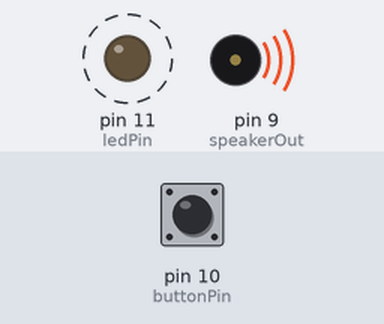
The sketch below on a simulated Arduino Uno, built with avr-gcc and run on an emulated ATmega328P. On the bench: output pins drawn as LEDs (lit = HIGH), buzzer (waves = sounding). Dashed ring = blinking. The inputs (shaded band) are chosen by the test bench; at power-on: pin 10 (buttonPin) HIGH. Random numbers use the default seed unless the sketch sets one.

Above: at 1.8 s.
1.9 s: pin 10 (buttonPin) pulled LOW for 0.4 s
At 11.5 s:
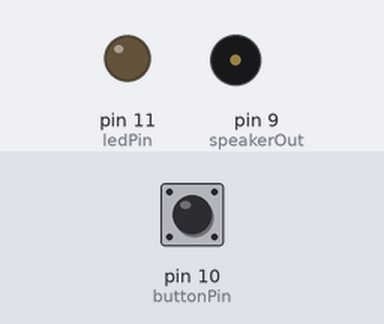
Timing chart, 0 to 12.3 s (numbered marks = the images above; inputs shaded):
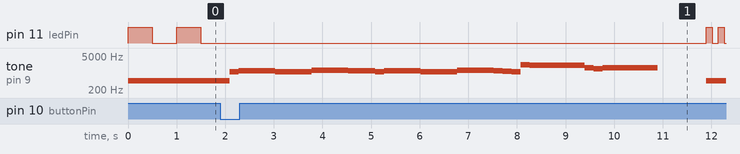

Measured:
- after the input at 1.9 s, tone on pin 9 (speakerOut): plays 1109 Hz for 0.19 s, 1245 Hz for 0.75 s, 1109 Hz for 0.75 s, 1319 Hz for 0.75 s, 1245 Hz for 0.56 s, 1109 Hz for 0.19 s … (18 notes in this stretch), starting after 0.19 s

The sketch:

PodFunctions.ino
```cpp
/*
Global Variables
*/

int panicCounter;

int DELAY_TIME = 500;
int buttonState = 1;

int ledPin = 11;
int buttonPin = 10;
int speakerOut = 9;

#include <Tone.h>
Tone tone1;

/**
  Function: blinkTime(int delayms, int ledPin)
  Turns an LED on and off for a given delay time.
  Returns: void
*/

// PLAY TONE  ==============================================

#define OCTAVE_OFFSET 0

int notes[] = { 0,
NOTE_C4, NOTE_CS4, NOTE_D4, NOTE_DS4, NOTE_E4, NOTE_F4, NOTE_FS4, NOTE_G4, NOTE_GS4, NOTE_A4, NOTE_AS4, NOTE_B4,
NOTE_C5, NOTE_CS5, NOTE_D5, NOTE_DS5, NOTE_E5, NOTE_F5, NOTE_FS5, NOTE_G5, NOTE_GS5, NOTE_A5, NOTE_AS5, NOTE_B5,
NOTE_C6, NOTE_CS6, NOTE_D6, NOTE_DS6, NOTE_E6, NOTE_F6, NOTE_FS6, NOTE_G6, NOTE_GS6, NOTE_A6, NOTE_AS6, NOTE_B6,
NOTE_C7, NOTE_CS7, NOTE_D7, NOTE_DS7, NOTE_E7, NOTE_F7, NOTE_FS7, NOTE_G7, NOTE_GS7, NOTE_A7, NOTE_AS7, NOTE_B7
};

#define NUM_SONGS 6

char *songs[] = {
"The Simpsons:d=4,o=5,b=160:c.6,e6,f#6,8a6,g.6,e6,c6,8a,8f#,8f#,8f#,2g,8p,8p,8f#,8f#,8f#,8g,a#.,8c6,8c6,8c6,c6",
//"Indiana:d=4,o=5,b=250:e,8p,8f,8g,8p,1c6,8p.,d,8p,8e,1f,p.,g,8p,8a,8b,8p,1f6,p,a,8p,8b,2c6,2d6,2e6,e,8p,8f,8g,8p,1c6,p,d6,8p,8e6,1f.6,g,8p,8g,e.6,8p,d6,8p,8g,e.6,8p,d6,8p,8g,f.6,8p,e6,8p,8d6,2c6",
//"TakeOnMe:d=4,o=4,b=160:8f#5,8f#5,8f#5,8d5,8p,8b,8p,8e5,8p,8e5,8p,8e5,8g#5,8g#5,8a5,8b5,8a5,8a5,8a5,8e5,8p,8d5,8p,8f#5,8p,8f#5,8p,8f#5,8e5,8e5,8f#5,8e5,8f#5,8f#5,8f#5,8d5,8p,8b,8p,8e5,8p,8e5,8p,8e5,8g#5,8g#5,8a5,8b5,8a5,8a5,8a5,8e5,8p,8d5,8p,8f#5,8p,8f#5,8p,8f#5,8e5,8e5",
//"Entertainer:d=4,o=5,b=140:8d,8d#,8e,c6,8e,c6,8e,2c.6,8c6,8d6,8d#6,8e6,8c6,8d6,e6,8b,d6,2c6,p,8d,8d#,8e,c6,8e,c6,8e,2c.6,8p,8a,8g,8f#,8a,8c6,e6,8d6,8c6,8a,2d6",
//"Muppets:d=4,o=5,b=250:c6,c6,a,b,8a,b,g,p,c6,c6,a,8b,8a,8p,g.,p,e,e,g,f,8e,f,8c6,8c,8d,e,8e,8e,8p,8e,g,2p,c6,c6,a,b,8a,b,g,p,c6,c6,a,8b,a,g.,p,e,e,g,f,8e,f,8c6,8c,8d,e,8e,d,8d,c",
"Xfiles:d=4,o=5,b=125:e,b,a,b,d6,2b.,1p,e,b,a,b,e6,2b.,1p,g6,f#6,e6,d6,e6,2b.,1p,g6,f#6,e6,d6,f#6,2b.,1p,e,b,a,b,d6,2b.,1p,e,b,a,b,e6,2b.,1p,e6,2b.",
//"Looney:d=4,o=5,b=140:32p,c6,8f6,8e6,8d6,8c6,a.,8c6,8f6,8e6,8d6,8d#6,e.6,8e6,8e6,8c6,8d6,8c6,8e6,8c6,8d6,8a,8c6,8g,8a#,8a,8f",
//"20thCenFox:d=16,o=5,b=140:b,8p,b,b,2b,p,c6,32p,b,32p,c6,32p,b,32p,c6,32p,b,8p,b,b,b,32p,b,32p,b,32p,b,32p,b,32p,b,32p,b,32p,g#,32p,a,32p,b,8p,b,b,2b,4p,8e,8g#,8b,1c#6,8f#,8a,8c#6,1e6,8a,8c#6,8e6,1e6,8b,8g#,8a,2b",
"Bond:d=4,o=5,b=80:32p,16c#6,32d#6,32d#6,16d#6,8d#6,16c#6,16c#6,16c#6,16c#6,32e6,32e6,16e6,8e6,16d#6,16d#6,16d#6,16c#6,32d#6,32d#6,16d#6,8d#6,16c#6,16c#6,16c#6,16c#6,32e6,32e6,16e6,8e6,16d#6,16d6,16c#6,16c#7,c.7,16g#6,16f#6,g#.6",
//"MASH:d=8,o=5,b=140:4a,4g,f#,g,p,f#,p,g,p,f#,p,2e.,p,f#,e,4f#,e,f#,p,e,p,4d.,p,f#,4e,d,e,p,d,p,e,p,d,p,2c#.,p,d,c#,4d,c#,d,p,e,p,4f#,p,a,p,4b,a,b,p,a,p,b,p,2a.,4p,a,b,a,4b,a,b,p,2a.,a,4f#,a,b,p,d6,p,4e.6,d6,b,p,a,p,2b",
"StarWars:d=4,o=5,b=45:32p,32f#,32f#,32f#,8b.,8f#.6,32e6,32d#6,32c#6,8b.6,16f#.6,32e6,32d#6,32c#6,8b.6,16f#.6,32e6,32d#6,32e6,8c#.6,32f#,32f#,32f#,8b.,8f#.6,32e6,32d#6,32c#6,8b.6,16f#.6,32e6,32d#6,32c#6,8b.6,16f#.6,32e6,32d#6,32e6,8c#6",
//"GoodBad:d=4,o=5,b=56:32p,32a#,32d#6,32a#,32d#6,8a#.,16f#.,16g#.,d#,32a#,32d#6,32a#,32d#6,8a#.,16f#.,16g#.,c#6,32a#,32d#6,32a#,32d#6,8a#.,16f#.,32f.,32d#.,c#,32a#,32d#6,32a#,32d#6,8a#.,16g#.,d#",
//"TopGun:d=4,o=4,b=31:32p,16c#,16g#,16g#,32f#,32f,32f#,32f,16d#,16d#,32c#,32d#,16f,32d#,32f,16f#,32f,32c#,16f,d#,16c#,16g#,16g#,32f#,32f,32f#,32f,16d#,16d#,32c#,32d#,16f,32d#,32f,16f#,32f,32c#,g#",
//"A-Team:d=8,o=5,b=125:4d#6,a#,2d#6,16p,g#,4a#,4d#.,p,16g,16a#,d#6,a#,f6,2d#6,16p,c#.6,16c6,16a#,g#.,2a#",
//"Flinstones:d=4,o=5,b=40:32p,16f6,16a#,16a#6,32g6,16f6,16a#.,16f6,32d#6,32d6,32d6,32d#6,32f6,16a#,16c6,d6,16f6,16a#.,16a#6,32g6,16f6,16a#.,32f6,32f6,32d#6,32d6,32d6,32d#6,32f6,16a#,16c6,a#,16a6,16d.6,16a#6,32a6,32a6,32g6,32f#6,32a6,8g6,16g6,16c.6,32a6,32a6,32g6,32g6,32f6,32e6,32g6,8f6,16f6,16a#.,16a#6,32g6,16f6,16a#.,16f6,32d#6,32d6,32d6,32d#6,32f6,16a#,16c.6,32d6,32d#6,32f6,16a#,16c.6,32d6,32d#6,32f6,16a#6,16c7,8a#.6",
//"Jeopardy:d=4,o=6,b=125:c,f,c,f5,c,f,2c,c,f,c,f,a.,8g,8f,8e,8d,8c#,c,f,c,f5,c,f,2c,f.,8d,c,a#5,a5,g5,f5,p,d#,g#,d#,g#5,d#,g#,2d#,d#,g#,d#,g#,c.7,8a#,8g#,8g,8f,8e,d#,g#,d#,g#5,d#,g#,2d#,g#.,8f,d#,c#,c,p,a#5,p,g#.5,d#,g#",
//"Gadget:d=16,o=5,b=50:32d#,32f,32f#,32g#,a#,f#,a,f,g#,f#,32d#,32f,32f#,32g#,a#,d#6,4d6,32d#,32f,32f#,32g#,a#,f#,a,f,g#,f#,8d#",
//"Smurfs:d=32,o=5,b=200:4c#6,16p,4f#6,p,16c#6,p,8d#6,p,8b,p,4g#,16p,4c#6,p,16a#,p,8f#,p,8a#,p,4g#,4p,g#,p,a#,p,b,p,c6,p,4c#6,16p,4f#6,p,16c#6,p,8d#6,p,8b,p,4g#,16p,4c#6,p,16a#,p,8b,p,8f,p,4f#",
//"MahnaMahna:d=16,o=6,b=125:c#,c.,b5,8a#.5,8f.,4g#,a#,g.,4d#,8p,c#,c.,b5,8a#.5,8f.,g#.,8a#.,4g,8p,c#,c.,b5,8a#.5,8f.,4g#,f,g.,8d#.,f,g.,8d#.,f,8g,8d#.,f,8g,d#,8c,a#5,8d#.,8d#.,4d#,8d#.",
//"LeisureSuit:d=16,o=6,b=56:f.5,f#.5,g.5,g#5,32a#5,f5,g#.5,a#.5,32f5,g#5,32a#5,g#5,8c#.,a#5,32c#,a5,a#.5,c#.,32a5,a#5,32c#,d#,8e,c#.,f.,f.,f.,f.,f,32e,d#,8d,a#.5,e,32f,e,32f,c#,d#.,c#",
"MissionImp:d=16,o=6,b=95:32d,32d#,32d,32d#,32d,32d#,32d,32d#,32d,32d,32d#,32e,32f,32f#,32g,g,8p,g,8p,a#,p,c7,p,g,8p,g,8p,f,p,f#,p,g,8p,g,8p,a#,p,c7,p,g,8p,g,8p,f,p,f#,p,a#,g,2d,32p,a#,g,2c#,32p,a#,g,2c,a#5,8c,2p,32p,a#5,g5,2f#,32p,a#5,g5,2f,32p,a#5,g5,2e,d#,8d",
"smb:d=4,o=5,b=100:16e6,16e6,32p,8e6,16c6,8e6,8g6,8p,8g,8p,8c6,16p,8g,16p,8e,16p,8a,8b,16a#,8a,16g.,16e6,16g6,8a6,16f6,8g6,8e6,16c6,16d6,8b,16p,8c6,16p,8g,16p,8e,16p,8a,8b,16a#,8a,16g.,16e6,16g6,8a6,16f6,8g6,8e6,16c6,16d6,8b,8p,16g6,16f#6,16f6,16d#6,16p,16e6,16p,16g#,16a,16c6,16p,16a,16c6,16d6,8p,16g6,16f#6,16f6,16d#6,16p,16e6,16p,16c7,16p,16c7,16c7,p,16g6,16f#6,16f6,16d#6,16p,16e6,16p,16g#,16a,16c6,16p,16a,16c6,16d6,8p,16d#6,8p,16d6,8p,16c6",
};

#define isdigit(n) (n >= '0' && n <= '9')

void play_rtttl(char *p)
{
  // Absolutely no error checking in here

  byte default_dur = 4;
  byte default_oct = 6;
  int bpm = 63;
  int num;
  long wholenote;
  long duration;
  byte note;
  byte scale;

  // format: d=N,o=N,b=NNN:
  // find the start (skip name, etc)

  while(*p != ':') p++;    // ignore name
  p++;                     // skip ':'

  // get default duration
  if(*p == 'd')
  {
    p++; p++;              // skip "d="
    num = 0;
    while(isdigit(*p))
    {
      num = (num * 10) + (*p++ - '0');
    }
    if(num > 0) default_dur = num;
    p++;                   // skip comma
  }

  // get default octave
  if(*p == 'o')
  {
    p++; p++;              // skip "o="
    num = *p++ - '0';
    if(num >= 3 && num <=7) default_oct = num;
    p++;                   // skip comma
  }

  // get BPM
  if(*p == 'b')
  {
    p++; p++;              // skip "b="
    num = 0;
    while(isdigit(*p))
    {
      num = (num * 10) + (*p++ - '0');
    }
    bpm = num;
    p++;                   // skip colon
  }

  // BPM usually expresses the number of quarter notes per minute
  wholenote = (60 * 1000L / bpm) * 4;  // this is the time for whole note (in milliseconds)

  // now begin note loop
  while(*p)
  {
    // first, get note duration, if available
    num = 0;
    while(isdigit(*p))
    {
      num = (num * 10) + (*p++ - '0');
    }

    if(num) duration = wholenote / num;
    else duration = wholenote / default_dur;  // we will need to check if we are a dotted note after

    // now get the note
    note = 0;

    switch(*p)
    {
      case 'c':
        note = 1;
        break;
      case 'd':
        note = 3;
        break;
      case 'e':
        note = 5;
        break;
      case 'f':
        note = 6;
        break;
      case 'g':
        note = 8;
        break;
      case 'a':
        note = 10;
        break;
      case 'b':
        note = 12;
        break;
      case 'p':
      default:
        note = 0;
    }
    p++;

    // now, get optional '#' sharp
    if(*p == '#')
    {
      note++;
      p++;
    }

    // now, get optional '.' dotted note
    if(*p == '.')
    {
      duration += duration/2;
      p++;
    }

    // now, get scale
    if(isdigit(*p))
    {
      scale = *p - '0';
      p++;
    }
    else
    {
      scale = default_oct;
    }

    scale += OCTAVE_OFFSET;

    if(*p == ',')
      p++;       // skip comma for next note (or we may be at the end)

    // now play the note

    if(note)
    {
      tone1.play(notes[(scale - 4) * 12 + note]);
      delay(duration);
      tone1.stop();
    }
    else
    {
      delay(duration);
    }
  }
}

void blinkTime(int delayms) {
  digitalWrite(ledPin, HIGH);
  analogWrite(speakerOut, 20);
  if (digitalRead(buttonPin) != HIGH) return; //if button is pressed
  delay(delayms);
  digitalWrite(ledPin, LOW);
  analogWrite(speakerOut, 0);
  if (digitalRead(buttonPin) != HIGH) return; //if button is pressed
  delay(delayms);
}

void panicMode() {
  //while (Serial.available < 0) {
  while (true) {
   blinkTime(DELAY_TIME/4);
   if (digitalRead(buttonPin) == LOW) break;
  }
  //}
 play_rtttl(songs[random(0,NUM_SONGS-1)]); //if repositioned
}

void onMode() {
  while (true) {
    blinkTime(DELAY_TIME);
    int buttonState = digitalRead(buttonPin);
    if (buttonState != HIGH) break; //if button is pressed
  }
  play_rtttl(songs[random(0,NUM_SONGS-1)]); //pressed the button. Found the puck!
}

void setup()
{
  Serial.begin(9600);
  pinMode(ledPin, OUTPUT);
  pinMode(buttonPin, INPUT);
  tone1.begin(speakerOut);
  digitalWrite(buttonPin, HIGH);
  panicCounter = 0;
}

void loop()
{
  onMode();
  delay(1000);
  panicMode();
  delay(1000);
}
```
